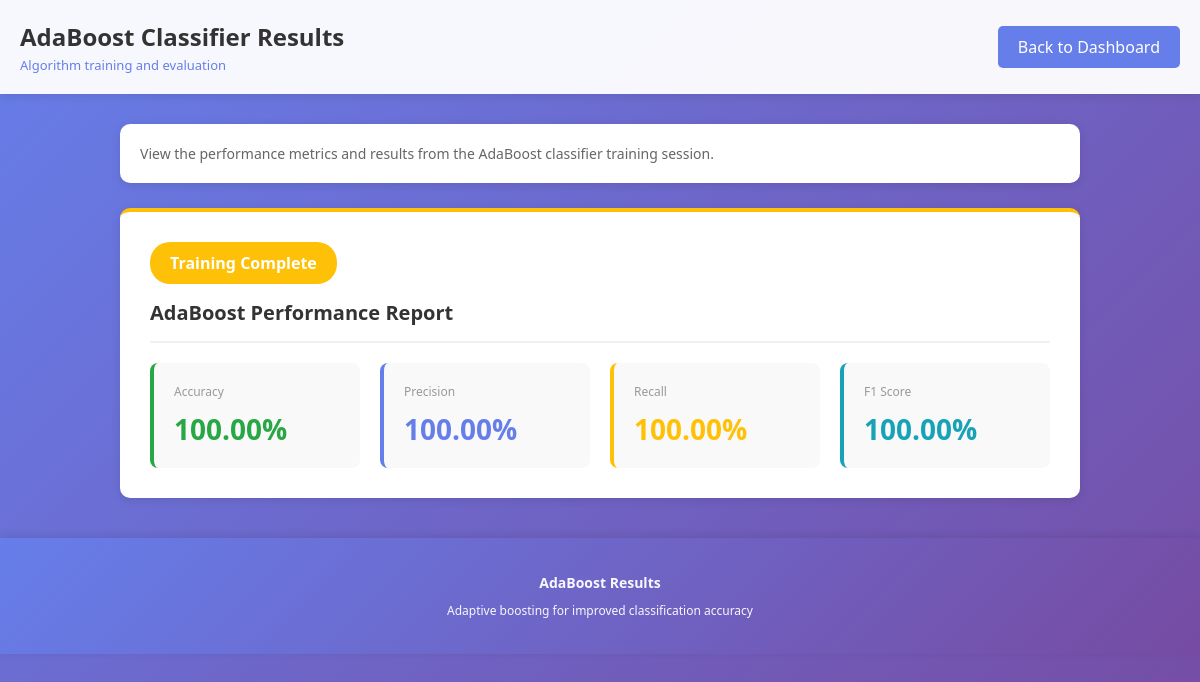
The page /algorithm2/ (signed in) on the database its author committed.
### adminapp/models.py (models this page shows, shortened)
class Dataset(models.Model):
    data_id    = models.AutoField(primary_key=True)
    data_set   = models.FileField(upload_to='datasets/')
    gb_accuracy  = models.FloatField(null=True, blank=True)
    gb_precision = models.FloatField(null=True, blank=True)
    gb_recall    = models.FloatField(null=True, blank=True)
    gb_f1_score  = models.FloatField(null=True, blank=True)
    gb_algo      = models.CharField(max_length=100, null=True, blank=True)
    ad_accuracy  = models.FloatField(null=True, blank=True)
    ad_precision = models.FloatField(null=True, blank=True)
    ad_recall    = models.FloatField(null=True, blank=True)
    ad_f1_score  = models.FloatField(null=True, blank=True)
    ad_algo      = models.CharField(max_length=100, null=True, blank=True)
    rf_accuracy  = models.FloatField(null=True, blank=True)
    rf_precision = models.FloatField(null=True, blank=True)
    rf_recall    = models.FloatField(null=True, blank=True)
    rf_f1_score  = models.FloatField(null=True, blank=True)
    rf_algo      = models.CharField(max_length=100, null=True, blank=True)
    nb_accuracy  = models.FloatField(null=True, blank=True)
    nb_precision = models.FloatField(null=True, blank=True)
    nb_recall    = models.FloatField(null=True, blank=True)
    nb_f1_score  = models.FloatField(null=True, blank=True)
    nb_algo      = models.CharField(max_length=100, null=True, blank=True)
    xgb_accuracy  = models.FloatField(null=True, blank=True)
    xgb_precision = models.FloatField(null=True, blank=True)
    xgb_recall    = models.FloatField(null=True, blank=True)
    xgb_f1_score  = models.FloatField(null=True, blank=True)
    xgb_algo      = models.CharField(max_length=100, null=True, blank=True)

### adminapp/views.py (the view)
    def wrapper(request, *args, **kwargs):
        if not request.session.get('admin_logged_in'):
            messages.warning(request, 'Please login as admin first')
            return redirect('admin_login')
        return view_func(request, *args, **kwargs)

### adminapp/views.py (called while the page is built)
def check_admin_auth(view_func):
    def wrapper(request, *args, **kwargs):
        if not request.session.get('admin_logged_in'):
            messages.warning(request, 'Please login as admin first')
            return redirect('admin_login')
        return view_func(request, *args, **kwargs)
    return wrapper

@check_admin_auth
def ada_boost_classifier(req):
    data = Dataset.objects.all().order_by('-data_id').first()
    context = {'data': data}
    return render(req, 'admin_template/algorithm-ada-boost-classifier.html', context)

### templates/admin_template/algorithm-ada-boost-classifier.html (shortened to what this page needs)
<!DOCTYPE html>
<html>
<head>
</head>
<body>
    <header>
        <div class="header-content">
            <div>
                <h1>AdaBoost Classifier Results</h1>
                <div class="header-subtitle">Algorithm training and evaluation</div>
            </div>
            <a href="{% url 'index' %}" class="back-link">Back to Dashboard</a>
        </div>
    </header>
    <div class="container">
        <div class="info-box">
            <p>View the performance metrics and results from the AdaBoost classifier training session.</p>
        </div>
        {% if data and data.ad_accuracy %}
        <div class="result-card" style="border-top-color: #ffc107;">
            <div class="success-badge" style="background: #ffc107;">Training Complete</div>
            <h2>AdaBoost Performance Report</h2>
            <div style="display: grid; grid-template-columns: repeat(4, 1fr); gap: 20px; margin-top: 20px;">
                <div style="background: #f9f9f9; padding: 20px; border-radius: 8px; border-left: 4px solid #28a745;">
                    <p style="color: #999; font-size: 12px; margin-bottom: 10px;">Accuracy</p>
                    <p style="color: #28a745; font-size: 28px; font-weight: bold; margin: 0;">{{ data.ad_accuracy|floatformat:2 }}%</p>
                </div>
                <div style="background: #f9f9f9; padding: 20px; border-radius: 8px; border-left: 4px solid #667eea;">
                    <p style="color: #999; font-size: 12px; margin-bottom: 10px;">Precision</p>
                    <p style="color: #667eea; font-size: 28px; font-weight: bold; margin: 0;">{{ data.ad_precision|floatformat:2 }}%</p>
                </div>
                <div style="background: #f9f9f9; padding: 20px; border-radius: 8px; border-left: 4px solid #ffc107;">
                    <p style="color: #999; font-size: 12px; margin-bottom: 10px;">Recall</p>
                    <p style="color: #ffc107; font-size: 28px; font-weight: bold; margin: 0;">{{ data.ad_recall|floatformat:2 }}%</p>
                </div>
                <div style="background: #f9f9f9; padding: 20px; border-radius: 8px; border-left: 4px solid #17a2b8;">
                    <p style="color: #999; font-size: 12px; margin-bottom: 10px;">F1 Score</p>
                    <p style="color: #17a2b8; font-size: 28px; font-weight: bold; margin: 0;">{{ data.ad_f1_score|floatformat:2 }}%</p>
                </div>
            </div>
        </div>
        {% else %}
        <div class="result-card">
            <h2>No Results Available</h2>
            <div class="result-content">No results available yet. Go to <a href="{% url 'algorithm1' %}">Algorithms page</a> and click "Run Analysis" on AdaBoost button.</div>
        </div>
        {% endif %}
    </div>
    <footer>
        <p><strong>AdaBoost Results</strong></p>
        <p style="margin-top: 10px; font-size: 12px;">Adaptive boosting for improved classification accuracy</p>
    </footer>
</body>
</html>

### templates/admin_template/algorithm-ada-boost-classifier.html (style rules this page uses)
* { margin: 0; padding: 0; box-sizing: border-box; }
body { font-family: 'Segoe UI', Tahoma, Geneva, Verdana, sans-serif; background: linear-gradient(135deg, #667eea 0%, #764ba2 100%); min-height: 100vh; }
header { background: rgba(255, 255, 255, 0.95); padding: 20px; box-shadow: 0 2px 10px rgba(0,0,0,0.1); position: sticky; top: 0; z-index: 100; }
.header-content { max-width: 1200px; margin: 0 auto; display: flex; justify-content: space-between; align-items: center; }
h1 { color: #333; font-size: 24px; margin: 0; }
.header-subtitle { color: #667eea; font-size: 13px; margin-top: 3px; }
.back-link { background: #667eea; color: white; padding: 10px 20px; border-radius: 5px; text-decoration: none; transition: all 0.3s; display: inline-block; }
.container { max-width: 1000px; margin: 30px auto; padding: 0 20px; }
.info-box { background: white; padding: 20px; border-radius: 10px; margin-bottom: 25px; box-shadow: 0 2px 10px rgba(0,0,0,0.1); }
.info-box p { color: #666; margin: 0; font-size: 14px; }
.result-card { background: white; padding: 30px; border-radius: 10px; box-shadow: 0 2px 10px rgba(0,0,0,0.1); border-top: 4px solid #667eea; margin-bottom: 25px; }
.result-card h2 { color: #333; margin-bottom: 20px; font-size: 20px; border-bottom: 2px solid #f0f0f0; padding-bottom: 15px; }
.success-badge { display: inline-block; background: #28a745; color: white; padding: 10px 20px; border-radius: 20px; margin-bottom: 15px; font-weight: 600; }
footer { text-align: center; padding: 35px 20px; background: linear-gradient(135deg, #667eea 0%, #764ba2 100%); color: white; margin-top: 40px; box-shadow: 0 -2px 10px rgba(0,0,0,0.1); }
footer p { font-size: 14px; opacity: 0.95; margin: 0; }

### rows shown on the page
Dataset: ad_accuracy "100.00", ad_precision "100.00", ad_recall "100.00", ad_f1_score "100.00"
